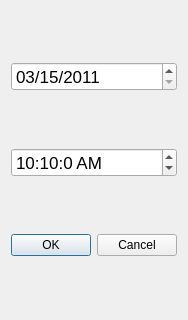
<?xml version="1.0" encoding="UTF-8"?>
<ui version="4.0">
 <class>Dialog</class>
 <widget class="QDialog" name="Dialog">
  <property name="geometry">
   <rect>
    <x>0</x>
    <y>0</y>
    <width>178</width>
    <height>320</height>
   </rect>
  </property>
  <property name="windowTitle">
   <string>Dialog</string>
  </property>
  <layout class="QVBoxLayout" name="verticalLayout">
   <item>
    <widget class="QDateEdit" name="dateEdit">
     <property name="baseSize">
      <size>
       <width>10</width>
       <height>10</height>
      </size>
     </property>
     <property name="font">
      <font>
       <pointsize>13</pointsize>
      </font>
     </property>
     <property name="dateTime">
      <datetime>
       <hour>0</hour>
       <minute>0</minute>
       <second>0</second>
       <year>2011</year>
       <month>3</month>
       <day>15</day>
      </datetime>
     </property>
     <property name="time">
      <time>
       <hour>0</hour>
       <minute>0</minute>
       <second>0</second>
      </time>
     </property>
     <property name="minimumDate">
      <date>
       <year>2011</year>
       <month>3</month>
       <day>1</day>
      </date>
     </property>
     <property name="displayFormat">
      <string>MM/dd/yyyy</string>
     </property>
     <property name="date">
      <date>
       <year>2011</year>
       <month>3</month>
       <day>15</day>
      </date>
     </property>
    </widget>
   </item>
   <item>
    <widget class="QTimeEdit" name="timeEdit">
     <property name="baseSize">
      <size>
       <width>10</width>
       <height>10</height>
      </size>
     </property>
     <property name="font">
      <font>
       <pointsize>13</pointsize>
      </font>
     </property>
     <property name="wrapping">
      <bool>false</bool>
     </property>
     <property name="readOnly">
      <bool>false</bool>
     </property>
     <property name="displayFormat">
      <string>h:m:s AP</string>
     </property>
     <property name="calendarPopup">
      <bool>true</bool>
     </property>
     <property name="time">
      <time>
       <hour>10</hour>
       <minute>10</minute>
       <second>0</second>
      </time>
     </property>
    </widget>
   </item>
   <item>
    <widget class="QDialogButtonBox" name="buttonBox">
     <property name="orientation">
      <enum>Qt::Horizontal</enum>
     </property>
     <property name="standardButtons">
      <set>QDialogButtonBox::Cancel|QDialogButtonBox::Ok</set>
     </property>
    </widget>
   </item>
  </layout>
 </widget>
 <resources/>
 <connections>
  <connection>
   <sender>buttonBox</sender>
   <signal>accepted()</signal>
   <receiver>Dialog</receiver>
   <slot>accept()</slot>
   <hints>
    <hint type="sourcelabel">
     <x>248</x>
     <y>254</y>
    </hint>
    <hint type="destinationlabel">
     <x>157</x>
     <y>274</y>
    </hint>
   </hints>
  </connection>
  <connection>
   <sender>buttonBox</sender>
   <signal>rejected()</signal>
   <receiver>Dialog</receiver>
   <slot>reject()</slot>
   <hints>
    <hint type="sourcelabel">
     <x>316</x>
     <y>260</y>
    </hint>
    <hint type="destinationlabel">
     <x>286</x>
     <y>274</y>
    </hint>
   </hints>
  </connection>
 </connections>
</ui>
